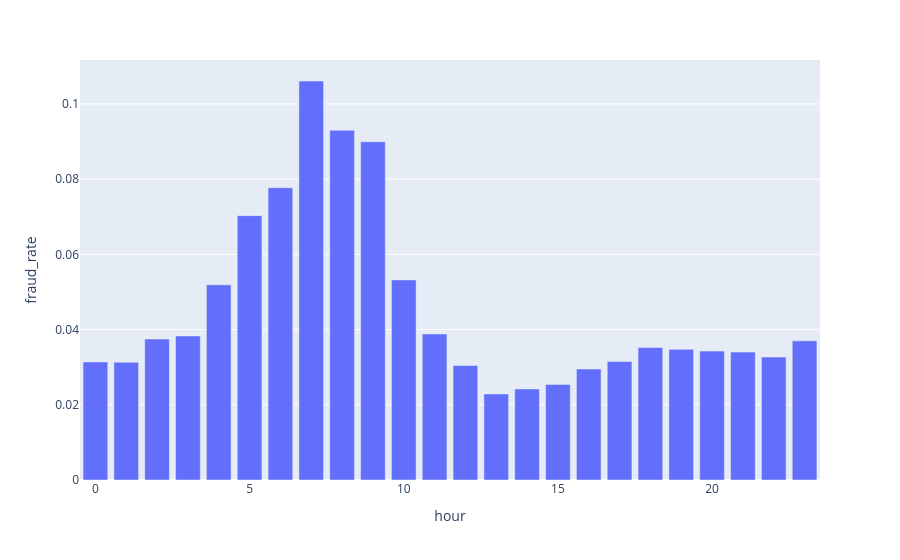

This figure's notebook cell:
### Code cell
px.bar(hourly, x="hour", y="fraud_rate")

### Figure 1 — Plotly figure (JSON) as saved in the notebook; plotly's stock layout.template omitted (floating-point values rounded to 4 significant figures)
{"data": [{"hovertemplate": "hour=%{x}<br>fraud_rate=%{y}<extra></extra>", "legendgroup": "", "marker": {"color": "#636efa", "pattern": {"shape": ""}}, "name": "", "orientation": "v", "showlegend": false, "textposition": "auto", "type": "bar", "x": [0, 1, 2, 3, 4, 5, 6, 7, 8, 9, 10, 11, 12, 13, 14, 15, 16, 17, 18, 19, 20, 21, 22, 23], "xaxis": "x", "y": [0.03138, 0.03131, 0.03748, 0.03831, 0.05189, 0.0703, 0.07774, 0.1061, 0.09301, 0.08996, 0.05321, 0.03882, 0.03044, 0.02289, 0.02422, 0.0254, 0.02951, 0.03153, 0.03523, 0.03474, 0.03427, 0.034, 0.03269, 0.037], "yaxis": "y"}], "layout": {"barmode": "relative", "legend": {"tracegroupgap": 0}, "margin": {"t": 60}, "xaxis": {"anchor": "y", "domain": [0, 1], "title": {"text": "hour"}}, "yaxis": {"anchor": "x", "domain": [0, 1], "title": {"text": "fraud_rate"}}}}
